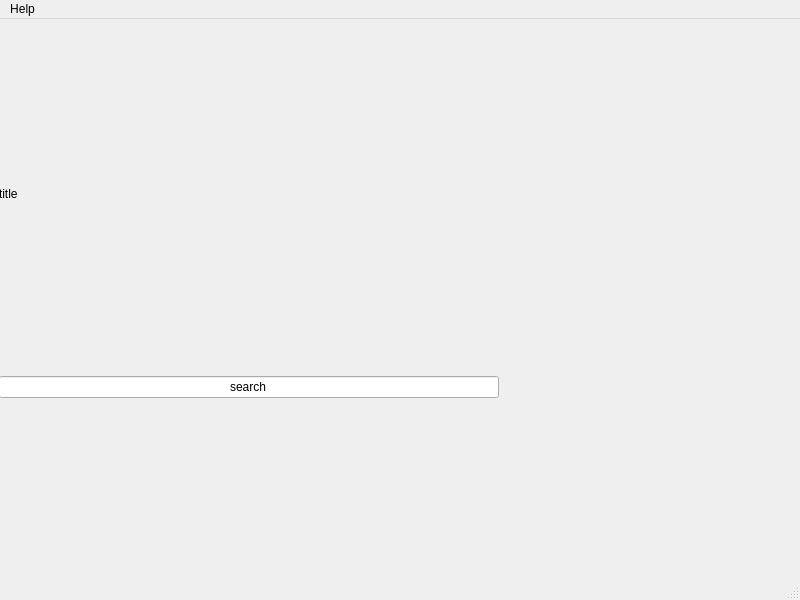
<?xml version="1.0" encoding="UTF-8"?>
<ui version="4.0">
 <class>MainWindow</class>
 <widget class="QMainWindow" name="MainWindow">
  <property name="geometry">
   <rect>
    <x>0</x>
    <y>0</y>
    <width>800</width>
    <height>600</height>
   </rect>
  </property>
  <property name="windowTitle">
   <string>MainWindow</string>
  </property>
  <widget class="QWidget" name="centralwidget">
   <widget class="QWidget" name="verticalLayoutWidget">
    <property name="geometry">
     <rect>
      <x>-1</x>
      <y>-1</y>
      <width>801</width>
      <height>551</height>
     </rect>
    </property>
    <layout class="QVBoxLayout" name="verticalLayout">
     <item>
      <widget class="QLabel" name="label">
       <property name="maximumSize">
        <size>
         <width>16777215</width>
         <height>50</height>
        </size>
       </property>
       <property name="text">
        <string>title</string>
       </property>
      </widget>
     </item>
     <item>
      <widget class="QLineEdit" name="lineEdit">
       <property name="maximumSize">
        <size>
         <width>500</width>
         <height>16777215</height>
        </size>
       </property>
       <property name="layoutDirection">
        <enum>Qt::LayoutDirection::LeftToRight</enum>
       </property>
       <property name="text">
        <string>search</string>
       </property>
       <property name="alignment">
        <set>Qt::AlignmentFlag::AlignCenter</set>
       </property>
      </widget>
     </item>
     <item>
      <layout class="QGridLayout" name="gridLayout" rowstretch="0" columnstretch="0" rowminimumheight="0">
       <property name="leftMargin">
        <number>10</number>
       </property>
       <property name="topMargin">
        <number>10</number>
       </property>
       <property name="rightMargin">
        <number>10</number>
       </property>
       <property name="bottomMargin">
        <number>10</number>
       </property>
      </layout>
     </item>
    </layout>
   </widget>
  </widget>
  <widget class="QMenuBar" name="menubar">
   <property name="geometry">
    <rect>
     <x>0</x>
     <y>0</y>
     <width>800</width>
     <height>24</height>
    </rect>
   </property>
   <widget class="QMenu" name="menuHelp">
    <property name="title">
     <string>Help</string>
    </property>
    <addaction name="actionLoad"/>
    <addaction name="actionNew"/>
    <addaction name="actionEdit"/>
    <addaction name="actionRemove"/>
    <addaction name="separator"/>
    <addaction name="actionHelp"/>
   </widget>
   <addaction name="menuHelp"/>
  </widget>
  <widget class="QStatusBar" name="statusbar"/>
  <action name="actionLoad">
   <property name="text">
    <string>Load</string>
   </property>
  </action>
  <action name="actionNew">
   <property name="text">
    <string>New</string>
   </property>
  </action>
  <action name="actionEdit">
   <property name="text">
    <string>Edit</string>
   </property>
  </action>
  <action name="actionRemove">
   <property name="text">
    <string>Remove</string>
   </property>
  </action>
  <action name="actionHelp">
   <property name="text">
    <string>Help</string>
   </property>
  </action>
 </widget>
 <resources/>
 <connections/>
</ui>
